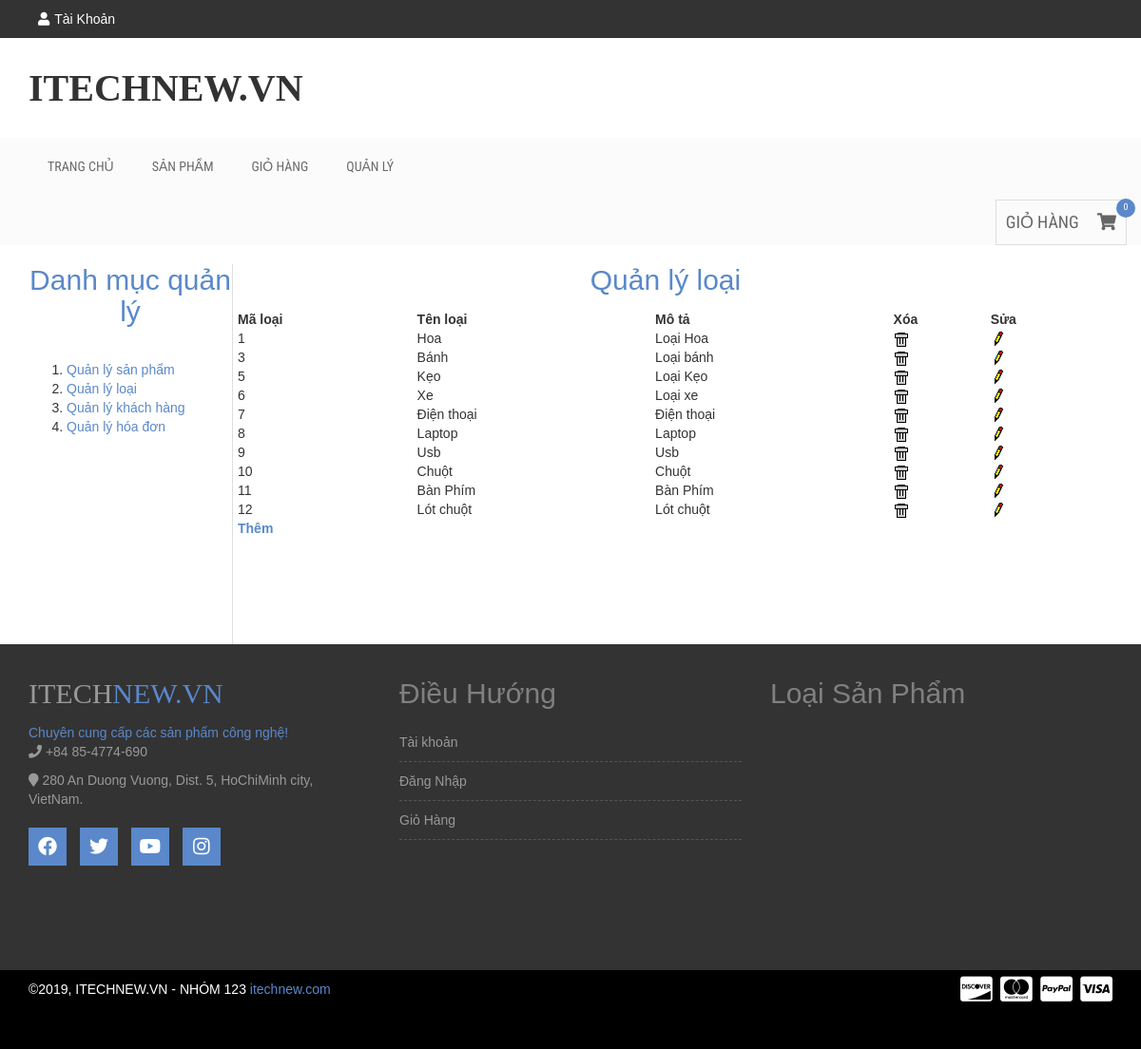
The app's page /admin.php?mod=loai&act=manage with its own data.
### tables this page shows
CREATE TABLE `loai` (
  `MaLoai` int(2) NOT NULL,
  `TenLoai` varchar(200) NOT NULL,
  `MoTa` varchar(500) NOT NULL
);

### Controller/Loai/Manage.php (called while the page is built)
<?php
	include_once("Model/Loai.php");
	$cat = new Loai();
	$ret = $cat->getLoai();
	include_once("View/Loai/Manage.php");
?>

### Model/Loai.php (called while the page is built, shortened)
<?php
	include_once("Model/DataProvider.php");
	class Loai{
		private $da;
		function __construct(){
			$this->da=new DataProvider();
		}
		function getLoai(){
			$sql = "Select * from loai";
			return $this->da->FetchAll($sql);
		}
	}
?>

### Model/DataProvider.php (called while the page is built, shortened)
<?php
	class DataProvider{
		private $link;
		function __construct()
		{
			$this->link=mysqli_connect("localhost","root","","nhom123");
		}
		function ExecuteQuery($sql)
		{
			mysqli_query($this->link,"set names utf8");
			return mysqli_query($this->link, $sql);
		}
		function FetchAll($sql){
			$arr=array();
			$r = $this->ExecuteQuery($sql);
			while($row = mysqli_fetch_assoc($r)){
				$arr[]=$row;
			}
			return $arr;
		}
	}
?>

### View/Loai/Manage.php (the view)
<br>
<div style="width: 900px; float: right; margin-right: 50px;">
<center><h2><a href="admin.php?mod=loai&act=manage">Quản lý loại</a></h2></center>
	<table width="100%">
    <tr class="title"><th>Mã loại</th><th>Tên loại</th><th>Mô tả</th><th>Xóa</th><th>Sửa</th></tr>
    <?php
	foreach($ret as $row)
	{
		echo "<tr><td>";
		echo $row['MaLoai']."</td><td>";
		echo $row['TenLoai']."</td><td>";
		echo $row['MoTa']."</td><td>";
		echo "<a href=\"admin.php?mod=loai&act=xoa&id=$row[MaLoai]\" onclick=\"return IsDelete()\"><img src=\"Images/Delete.gif\" /></a></td><td>";
		echo "<a href=\"admin.php?mod=loai&act=sua&id=$row[MaLoai]\"><img src=\"Images/Edit.gif\" /></a>";
		echo "</td></tr>";
	}
	?>
    </table>
<p class="btn-more box noprint"><strong><a href="admin.php?mod=loai&act=them">Thêm</a></strong></p>
</div>

### css/style.css (style rules this page uses)
img { max-width: 100%; height: auto; }
h1, h2, h3, h4, h5, h6 { margin: 0 0 15px; }
body { font-family:Arial, Helvetica, sans-serif; }
a { color: #5a88ca }
body { width: 100%; }

### records on screen
loai: MaLoai "1", TenLoai "Hoa", MoTa "Loại Hoa"
loai: MaLoai "3", TenLoai "Bánh", MoTa "Loại bánh"
loai: MaLoai "5", TenLoai "Kẹo", MoTa "Loại Kẹo"
loai: MaLoai "6", TenLoai "Xe", MoTa "Loại xe"
loai: MaLoai "7", TenLoai "Điện thoại", MoTa "Điện thoại"
loai: MaLoai "8", TenLoai "Laptop", MoTa "Laptop"
loai: MaLoai "9", TenLoai "Usb", MoTa "Usb"
loai: MaLoai "10", TenLoai "Chuột", MoTa "Chuột"
loai: MaLoai "11", TenLoai "Bàn Phím", MoTa "Bàn Phím"
loai: MaLoai "12", TenLoai "Lót chuột", MoTa "Lót chuột"
